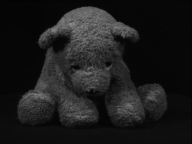
#> input picture Module4/Datasets/ALOI/32/32_r0.png, 192 x 144 px; its folder holds 4 pictures in this run
$ python assignment5.py   (older library calls are emulated)
#> lines starting #> are read from the running program, lines starting #| are printed output that depends on the picture
import pandas as pd

from scipy import misc
import glob
from mpl_toolkits.mplot3d import Axes3D
import matplotlib
import matplotlib.pyplot as plt
# Look pretty...
# matplotlib.style.use('ggplot')
plt.style.use('ggplot')


#
# TODO: Start by creating a regular old, plain, "vanilla"
# python list. You can call it 'samples'.
#
# .. your code here ..
samples = []
samples2 = []

#
# TODO: Write a for-loop that iterates over the images in the
# Module4/Datasets/ALOI/32/ folder, appending each of them to
# your list. Each .PNG image should first be loaded into a
# temporary NDArray, just as shown in the Feature
# Representation reading.
#
# Optional: Resample the image down by a factor of two if you
# have a slower computer. You can also convert the image from
# 0-255  to  0.0-1.0  if you'd like, but that will have no
# effect on the algorithm's results.
#
# .. your code here ..
for image_path in glob.glob("Datasets/ALOI/32/*.png"):
    image = misc.imread(image_path)
#> image is the input picture: shape (144, 192); min 3, max 143, mean 27.4
    image = image[::2,::2]
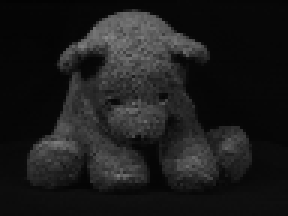
#> image: shape (72, 96) (shown 3 times larger); min 3, max 137, mean 27.4
    X = image.reshape(-1)
#> X = 6912 values, max 137 at index 1187, min 3 at index 2, mean 27.43
    samples.append(X)
#> pass 2 of the loop `for image_path in glob.glob("Datasets/ALOI/32/*.png"):`:
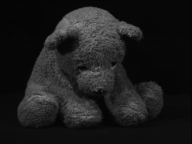
#> input picture Module4/Datasets/ALOI/32/32_r10.png, 192 x 144 px
#> image is the input picture: shape (144, 192); min 3, max 147, mean 27.8
#> `image = image[::2,::2]`:
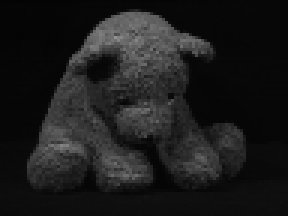
#> image: shape (72, 96) (shown 3 times larger); min 3, max 147, mean 27.8
#> X = 6912 values, max 147 at index 1190, min 3 at index 3, mean 27.8
#> pass 3 of the loop `for image_path in glob.glob("Datasets/ALOI/32/*.png"):`:
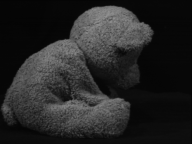
#> input picture Module4/Datasets/ALOI/32/32_r100.png, 192 x 144 px
#> image is the input picture: shape (144, 192); min 3, max 146, mean 37.5
#> `image = image[::2,::2]`:
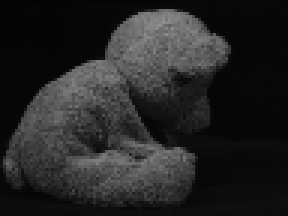
#> image: shape (72, 96) (shown 3 times larger); min 3, max 146, mean 37.4
#> X = 6912 values, max 146 at index 821, min 3 at index 1170, mean 37.4
#> the loop made 4 passes; the first 3 are shown


#

# TODO: Once you're done answering the first three questions,
# right before you converted your list to a dataframe, add in
# additional code which also appends to your list the images
# in the Module4/Datasets/ALOI/32_i directory. Re-run your
# assignment and answer the final question below.
#
# .. your code here ..

for image_path in glob.glob("Datasets/ALOI/32i/*.png"):
    image = misc.imread(image_path)
    image = image[::2,::2]
    X = image.reshape(-1)
    samples2.append(X)


#
# TODO: Convert the list to a dataframe
#
# .. your code here ..
df = pd.DataFrame(samples)
dfi = pd.DataFrame(samples2)
dfi['col'] = 'blue'
df_merge = pd.concat([df,dfi])


#
# TODO: Implement Isomap here. Reduce the dataframe df down
# to three components, using K=6 for your neighborhood size
#
# .. your code here ..
from sklearn.manifold import Isomap

iso = Isomap(n_neighbors=6,n_components=3)
#> (the run stopped early here; a loop or call above may not have finished)
